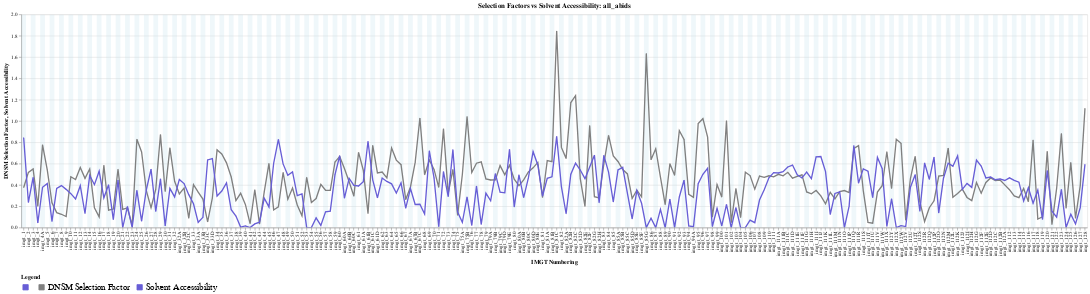

The code cell stored with this chart in its notebook:
### Code cell
metrics = {
    'dnsm_sf': 'DNSM Selection Factor',
    'rel_asa': 'Solvent Accessibility',
}
colors = COLORS.copy()

abids = list(set(pdbs_df.abid))
chart = build_lineplot_via_altair(
    abids=abids,
    pdbs_df=pdbs_df,
    use_numeric_labels=False,
    metrics=list(metrics.keys()),
    metric_names=list(metrics.values()),
    colors=colors,
    output_path=f"{FIGURES_OUTPUT_DIR}/dnsm.lineplot.html",
)
chart.show()

### Figure 1 — Vega-Lite specification as saved in the notebook (floating-point values rounded to 4 significant figures; data arrays with more than 128 entries replaced by an {"elided": "..."} marker saying what was removed)
{"config": {"view": {"continuousWidth": 300, "continuousHeight": 300}}, "layer": [{"data": {"name": "data-4766db9d6e27a3db2ba760ada0f270b2"}, "mark": {"type": "rect", "color": "lightblue", "opacity": 0.2}, "encoding": {"x": {"field": "shaded_imgt_cols", "scale": {"domain": {"elided": "226 str values"}}, "sort": {"elided": "226 str values"}, "type": "nominal"}}}, {"data": {"name": "data-4252a5729b5dc57316f8707b722cbe2b"}, "mark": {"type": "line", "point": true}, "encoding": {"color": {"field": "stat", "legend": {"labelFontSize": 16, "orient": "bottom", "symbolFillColor": "auto", "symbolType": "square", "title": "Legend"}, "scale": {"domain": ["", "DNSM Selection Factor", "Solvent Accessibility"], "range": ["#675ed6", "#808080"]}, "type": "nominal"}, "size": {"value": 2.5}, "strokeDash": {"condition": {"test": "datum.is_gap", "value": [5, 5]}, "value": [0]}, "x": {"field": "imgt_label", "scale": {"domain": {"elided": "226 str values"}}, "sort": {"elided": "226 str values"}, "title": "IMGT Numbering", "type": "nominal"}, "y": {"field": "dnsm_sf", "title": "DNSM Selection Factor", "type": "quantitative"}}, "name": "view_2"}, {"data": {"name": "data-f02eda079b03a38d40df5e6d390c1f65"}, "mark": {"type": "line", "point": true}, "encoding": {"color": {"field": "stat", "legend": {"labelFontSize": 16, "orient": "bottom", "symbolFillColor": "auto", "symbolType": "square", "title": "Legend"}, "scale": {"domain": ["", "DNSM Selection Factor", "Solvent Accessibility"], "range": ["#675ed6", "#808080"]}, "type": "nominal"}, "size": {"value": 2.5}, "strokeDash": {"condition": {"test": "datum.is_gap", "value": [5, 5]}, "value": [0]}, "x": {"field": "imgt_label", "scale": {"domain": {"elided": "226 str values"}}, "sort": {"elided": "226 str values"}, "title": "IMGT Numbering", "type": "nominal"}, "y": {"field": "rel_asa", "title": "Solvent Accessibility", "type": "quantitative"}}, "name": "view_3"}, {"layer": [{"mark": {"type": "point"}, "encoding": {"color": {"field": "stat", "legend": {"labelFontSize": 16, "orient": "bottom", "symbolFillColor": "auto", "symbolType": "square", "title": "Legend"}, "scale": {"domain": ["", "DNSM Selection Factor", "Solvent Accessibility"], "range": ["#675ed6", "#808080"]}, "type": "nominal"}, "opacity": {"value": 0}, "size": {"value": 0}, "strokeDash": {"condition": {"test": "datum.is_gap", "value": [5, 5]}, "value": [0]}, "tooltip": [{"field": "imgt_label", "type": "nominal"}, {"field": "imgt_num", "type": "quantitative"}, {"field": "wildtype", "type": "nominal"}, {"field": "imgt_occurrences", "type": "quantitative"}, {"field": "dnsm_sf", "type": "quantitative"}, {"field": "rel_asa", "type": "quantitative"}], "x": {"field": "imgt_label", "scale": {"domain": {"elided": "226 str values"}}, "sort": {"elided": "226 str values"}, "title": "IMGT Numbering", "type": "nominal"}, "y": {"field": "tooltip", "title": "", "type": "quantitative"}}, "name": "view_1"}, {"mark": {"type": "line", "point": true}, "encoding": {"color": {"field": "stat", "legend": {"labelFontSize": 16, "orient": "bottom", "symbolFillColor": "auto", "symbolType": "square", "title": "Legend"}, "scale": {"domain": ["", "DNSM Selection Factor", "Solvent Accessibility"], "range": ["#675ed6", "#808080"]}, "type": "nominal"}, "opacity": {"value": 0}, "size": {"value": 2.5}, "strokeDash": {"condition": {"test": "datum.is_gap", "value": [5, 5]}, "value": [0]}, "x": {"field": "imgt_label", "scale": {"domain": {"elided": "226 str values"}}, "sort": {"elided": "226 str values"}, "title": "IMGT Numbering", "type": "nominal"}, "y": {"field": "tooltip", "title": "", "type": "quantitative"}}}], "data": {"name": "data-ccadfc6159baf44b8f9530401d9c2173"}}], "height": 400, "params": [{"name": "param_2", "select": {"type": "interval", "encodings": ["x", "y"]}, "bind": "scales", "views": ["view_2"]}, {"name": "param_3", "select": {"type": "interval", "encodings": ["x", "y"]}, "bind": "scales", "views": ["view_3"]}, {"name": "param_1", "select": {"type": "interval", "encodings": ["x", "y"]}, "bind": "scales", "views": ["view_1"]}, {"name": "param_4", "select": {"type": "point", "fields": ["x"], "nearest": true, "on": "mouseover"}, "views": ["view_1"]}], "title": "Selection Factors vs Solvent Accessibility: all_abids", "width": 4520, "$schema": "https://vega.github.io/schema/vega-lite/v5.20.1.json", "datasets": {"data-4766db9d6e27a3db2ba760ada0f270b2": [{"shaded_imgt_cols": "imgt_1"}, {"shaded_imgt_cols": "imgt_3"}, {"shaded_imgt_cols": "imgt_4A"}, {"shaded_imgt_cols": "imgt_6"}, {"shaded_imgt_cols": "imgt_8"}, {"shaded_imgt_cols": "imgt_10"}, {"shaded_imgt_cols": "imgt_12"}, {"shaded_imgt_cols": "imgt_14"}, {"shaded_imgt_cols": "imgt_16"}, {"shaded_imgt_cols": "imgt_18"}, {"shaded_imgt_cols": "imgt_20"}, {"shaded_imgt_cols": "imgt_22"}, {"shaded_imgt_cols": "imgt_24"}, {"shaded_imgt_cols": "imgt_26"}, {"shaded_imgt_cols": "imgt_28"}, {"shaded_imgt_cols": "imgt_30"}, {"shaded_imgt_cols": "imgt_32"}, {"shaded_imgt_cols": "imgt_32B"}, {"shaded_imgt_cols": "imgt_33"}, {"shaded_imgt_cols": "imgt_33B"}, {"shaded_imgt_cols": "imgt_33D"}, {"shaded_imgt_cols": "imgt_35"}, {"shaded_imgt_cols": "imgt_37"}, {"shaded_imgt_cols": "imgt_39"}, {"shaded_imgt_cols": "imgt_41"}, {"shaded_imgt_cols": "imgt_43"}, {"shaded_imgt_cols": "imgt_45"}, {"shaded_imgt_cols": "imgt_47"}, {"shaded_imgt_cols": "imgt_49"}, {"shaded_imgt_cols": "imgt_51"}, {"shaded_imgt_cols": "imgt_53"}, {"shaded_imgt_cols": "imgt_55"}, {"shaded_imgt_cols": "imgt_57"}, {"shaded_imgt_cols": "imgt_59"}, {"shaded_imgt_cols": "imgt_60A"}, {"shaded_imgt_cols": "imgt_60C"}, {"shaded_imgt_cols": "imgt_61A"}, {"shaded_imgt_cols": "imgt_61C"}, {"shaded_imgt_cols": "imgt_62"}, {"shaded_imgt_cols": "imgt_64"}, {"shaded_imgt_cols": "imgt_66"}, {"shaded_imgt_cols": "imgt_67A"}, {"shaded_imgt_cols": "imgt_67C"}, {"shaded_imgt_cols": "imgt_69"}, {"shaded_imgt_cols": "imgt_71"}, {"shaded_imgt_cols": "imgt_73"}, {"shaded_imgt_cols": "imgt_75"}, {"shaded_imgt_cols": "imgt_75B"}, {"shaded_imgt_cols": "imgt_77"}, {"shaded_imgt_cols": "imgt_79"}, {"shaded_imgt_cols": "imgt_79B"}, {"shaded_imgt_cols": "imgt_79D"}, {"shaded_imgt_cols": "imgt_80"}, {"shaded_imgt_cols": "imgt_80B"}, {"shaded_imgt_cols": "imgt_80D"}, {"shaded_imgt_cols": "imgt_81"}, {"shaded_imgt_cols": "imgt_81B"}, {"shaded_imgt_cols": "imgt_82"}, {"shaded_imgt_cols": "imgt_82B"}, {"shaded_imgt_cols": "imgt_82D"}, {"shaded_imgt_cols": "imgt_82F"}, {"shaded_imgt_cols": "imgt_82H"}, {"shaded_imgt_cols": "imgt_84"}, {"shaded_imgt_cols": "imgt_85A"}, {"shaded_imgt_cols": "imgt_85C"}, {"shaded_imgt_cols": "imgt_85E"}, {"shaded_imgt_cols": "imgt_85G"}, {"shaded_imgt_cols": "imgt_87"}, {"shaded_imgt_cols": "imgt_89"}, {"shaded_imgt_cols": "imgt_91"}, {"shaded_imgt_cols": "imgt_93"}, {"shaded_imgt_cols": "imgt_94A"}, {"shaded_imgt_cols": "imgt_96"}, {"shaded_imgt_cols": "imgt_98"}, {"shaded_imgt_cols": "imgt_100"}, {"shaded_imgt_cols": "imgt_102"}, {"shaded_imgt_cols": "imgt_104"}, {"shaded_imgt_cols": "imgt_106"}, {"shaded_imgt_cols": "imgt_108"}, {"shaded_imgt_cols": "imgt_110"}, {"shaded_imgt_cols": "imgt_111A"}, {"shaded_imgt_cols": "imgt_111C"}, {"shaded_imgt_cols": "imgt_111E"}, {"shaded_imgt_cols": "imgt_111G"}, {"shaded_imgt_cols": "imgt_111I"}, {"shaded_imgt_cols": "imgt_111K"}, {"shaded_imgt_cols": "imgt_111M"}, {"shaded_imgt_cols": "imgt_111O"}, {"shaded_imgt_cols": "imgt_111Q"}, {"shaded_imgt_cols": "imgt_111S"}, {"shaded_imgt_cols": "imgt_111U"}, {"shaded_imgt_cols": "imgt_111W"}, {"shaded_imgt_cols": "imgt_112Y"}, {"shaded_imgt_cols": "imgt_112W"}, {"shaded_imgt_cols": "imgt_112U"}, {"shaded_imgt_cols": "imgt_112S"}, {"shaded_imgt_cols": "imgt_112Q"}, {"shaded_imgt_cols": "imgt_112O"}, {"shaded_imgt_cols": "imgt_112M"}, {"shaded_imgt_cols": "imgt_112K"}, {"shaded_imgt_cols": "imgt_112I"}, {"shaded_imgt_cols": "imgt_112G"}, {"shaded_imgt_cols": "imgt_112E"}, {"shaded_imgt_cols": "imgt_112C"}, {"shaded_imgt_cols": "imgt_112A"}, {"shaded_imgt_cols": "imgt_113"}, {"shaded_imgt_cols": "imgt_115"}, {"shaded_imgt_cols": "imgt_117"}, {"shaded_imgt_cols": "imgt_119"}, {"shaded_imgt_cols": "imgt_121"}, {"shaded_imgt_cols": "imgt_123"}, {"shaded_imgt_cols": "imgt_125"}, {"shaded_imgt_cols": "imgt_127"}], "data-4252a5729b5dc57316f8707b722cbe2b": {"elided": "226 records"}, "data-f02eda079b03a38d40df5e6d390c1f65": {"elided": "226 records"}, "data-ccadfc6159baf44b8f9530401d9c2173": {"elided": "226 records"}}}
